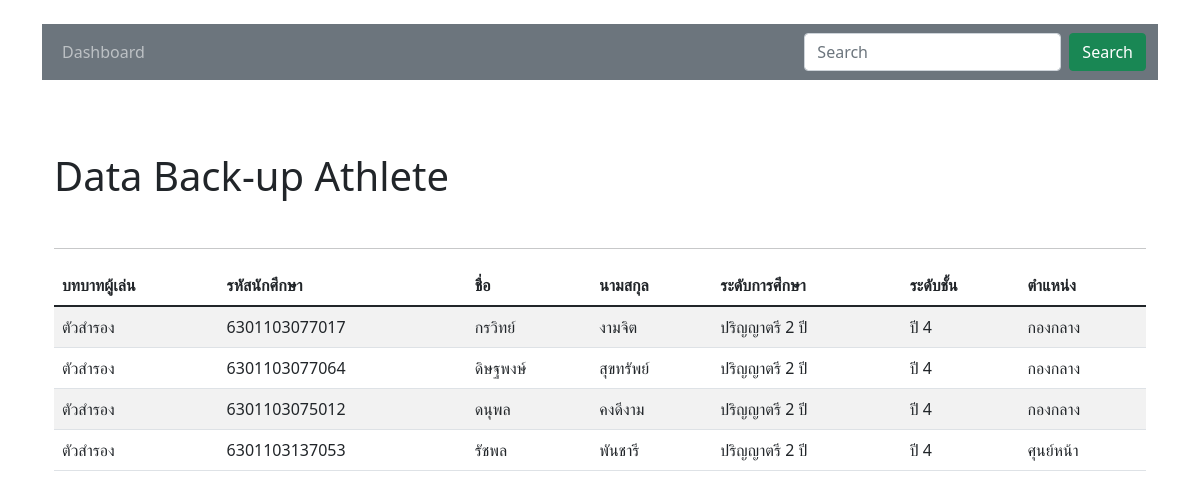
The app's page /sAthlete.php with its own data.
### tables this page shows
CREATE TABLE `students` (
  `stId` int(11) NOT NULL,
  `studentId` varchar(13) NOT NULL,
  `firstName` varchar(255) NOT NULL,
  `lastName` varchar(255) NOT NULL,
  `personId` varchar(13) NOT NULL,
  `birthDate` date DEFAULT NULL,
  `phone` varchar(13) DEFAULT NULL,
  `address` varchar(255) DEFAULT NULL,
  `scholarshipId` int(11) NOT NULL,
  `statusId` int(11) NOT NULL,
  `awards` varchar(255) DEFAULT NULL,
  `study` varchar(255) DEFAULT NULL,
  `class` varchar(255) DEFAULT NULL,
  `majorId` int(11) NOT NULL,
  `fatherName` varchar(255) DEFAULT NULL,
  `fPhone` varchar(10) DEFAULT NULL,
  `motherName` varchar(255) DEFAULT NULL,
  `mPhone` varchar(10) DEFAULT NULL,
  `clubName` varchar(255) DEFAULT NULL,
  `position` varchar(255) DEFAULT NULL,
  `size` varchar(10) DEFAULT NULL,
  `number` varchar(4) DEFAULT NULL,
  `userRole` varchar(10) NOT NULL,
  `roleId` int(11) NOT NULL,
  `password` varchar(255) DEFAULT NULL,
  `image` varchar(255) DEFAULT NULL
);

CREATE TABLE `roles` (
  `roleId` int(11) NOT NULL,
  `roleType` varchar(100) NOT NULL
);

### sAthlete.php (the view, shortened to what this page needs)
<?php
require_once 'config/connect.php';
?>
<!DOCTYPE html>
<html lang="en">
<head>
  <link href="https://cdn.jsdelivr.net/npm/bootstrap@5.1.3/dist/css/bootstrap.min.css" rel="stylesheet">
  <link rel="stylesheet" href="https://cdn.datatables.net/1.11.5/css/jquery.dataTables.min.css">
</head>
<body>
  <div class="container mt-4 mb-4">
    <nav class="navbar navbar-expand-lg navbar-dark bg-secondary">
      <div class="container-fluid">
        <ul class="navbar-nav mb-2 mb-lg-0">
          <li class="nav-item fw-normal">
            <a class="nav-link" aria-current="page" href="dashboard.php">Dashboard</a>
          </li>
        </ul>
        <ul class="navbar-nav mb-2 mb-lg-0">
          <form class="d-flex">
            <input class="form-control me-2" type="search" placeholder="Search" aria-label="Search">
            <button class="btn btn-success" type="submit">Search</button>
          </form>
        </ul>
      </div>
    </nav>
    <br>
  </div>
  <div class="container-sm">
    <div class="container mt-5">
      <div class="row">
        <div class="col-md-6">
          <h1>Data Back-up Athlete</h1>
        </div>
      </div>
      <br>
      <hr>
      <table class="table table-striped">
        <thead>
          <tr>
            <th scope="col">บทบาทผู้เล่น</th>
            <th scope="col">รหัสนักศึกษา</th>
            <th scope="col">ชื่อ</th>
            <th scope="col">นามสกุล</th>
            <th scope="col">ระดับการศึกษา</th>
            <th scope="col">ระดับชั้น</th>
            <th scope="col">ตำแหน่ง</th>
          </tr>
        </thead>
        <tbody>
          <?php
          $sql = $conn->query("SELECT students.*, roles.roleType
                                    FROM students
                                    INNER JOIN roles ON students.roleId=roles.roleId
                                    WHERE students.roleId=2
                                    AND students.userRole!='admin'");
          $sql->execute();
          $data = $sql->fetchAll();
          if (!$data) {
            echo "<tr><td colspan='7' class='text-center'>No Data found</td></tr>";
          } else {
            foreach ($data as $role) {
          ?>
              <tr>
                <td><?= $role['roleType']; ?></td>
                <td><?= $role['studentId']; ?></td>
                <td><?= $role['firstName']; ?></td>
                <td><?= $role['lastName']; ?></td>
                <td><?= $role['study']; ?></td>
                <td><?= $role['class']; ?></td>
                <td><?= $role['position']; ?></td>
              </tr>
          <?php }
          } ?>
        </tbody>
      </table>
    </div>
  </div>
</body>
</html>

### records on screen
students: roleId.roleType "ตัวสำรอง", studentId "6301103077017", firstName "กรวิทย์", lastName "งามจิต", study "ปริญญาตรี 2 ปี", class "ปี 4", position "กองกลาง"
students: roleId.roleType "ตัวสำรอง", studentId "6301103077064", firstName "ดิษฐพงษ์", lastName "สุขทรัพย์", study "ปริญญาตรี 2 ปี", class "ปี 4", position "กองกลาง"
students: roleId.roleType "ตัวสำรอง", studentId "6301103075012", firstName "ดนุพล", lastName "คงดีงาม", study "ปริญญาตรี 2 ปี", class "ปี 4", position "กองกลาง"
students: roleId.roleType "ตัวสำรอง", studentId "6301103137053", firstName "รัชพล", lastName "พันชารี", study "ปริญญาตรี 2 ปี", class "ปี 4", position "ศุนย์หน้า"
